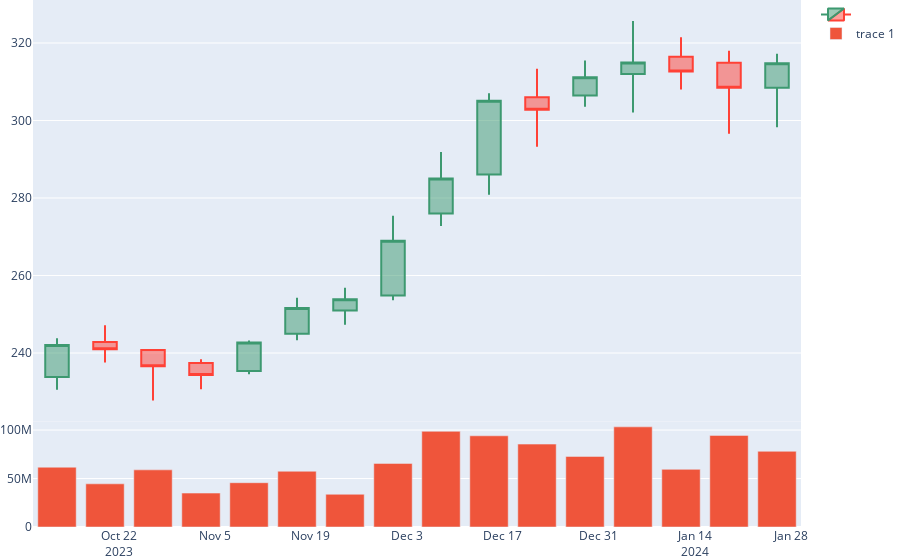

The cell this chart's notebook holds for it:
### Code cell
from plotly.subplots import make_subplots
fig = make_subplots(rows=2, cols=1, row_heights=[0.8,0.2], shared_xaxes=True, vertical_spacing=0)

fig.add_trace(go.Candlestick(x=dfw.index,open=dfw['Open'],high=dfw['High'],low=dfw['Low'],close=dfw['Close'],
                                            name=''), row=1, col=1)

fig.add_trace(go.Bar(x=dfw.index, y=dfw['Volume']), row=2, col=1)

for i in final_case.index.tolist():
    fig.add_shape(
            x0=i, x1=i, y0=0, y1=1, xref='x', yref='paper',
            line_width=0.5)
    
fig.update_xaxes(
    visible=True,
    rangeslider={'visible':False},
    showspikes=False, spikemode='across', spikesnap='cursor',
    showgrid=False, zeroline=True, gridwidth=1, gridcolor='#3E464E', zerolinewidth=3, zerolinecolor='#3E464E'
)
fig.update_layout(
    margin={'l':0, 'b':0, 't':0}
)

fig.show()

### Figure 1 — Plotly figure (JSON) as saved in the notebook; plotly's stock layout.template omitted (floating-point values rounded to 4 significant figures)
{"data": [{"close": [242.1, 241, 236.6, 234.4, 242.8, 251.6, 253.9, 269.0, 285.0, 305.1, 302.8, 311.1, 315.0, 312.6, 308.5, 314.8], "high": [243.8, 247.2, 240.9, 238.4, 243.2, 254.2, 256.9, 275.5, 291.9, 307, 313.4, 315.5, 325.6, 321.5, 318, 317.2], "low": [230.5, 237.6, 227.8, 230.6, 234.6, 243.3, 247.3, 253.6, 272.8, 280.9, 293.2, 303.5, 302.0, 308, 296.5, 298.2], "name": "", "open": [233.9, 242.9, 240.8, 237.4, 235.4, 244.9, 251, 254.9, 276, 286.0, 306, 306.5, 312, 316.5, 314.9, 308.5], "type": "candlestick", "x": ["2023-10-13T00:00:00", "2023-10-20T00:00:00", "2023-10-27T00:00:00", "2023-11-03T00:00:00", "2023-11-10T00:00:00", "2023-11-17T00:00:00", "2023-11-24T00:00:00", "2023-12-01T00:00:00", "2023-12-08T00:00:00", "2023-12-15T00:00:00", "2023-12-22T00:00:00", "2023-12-29T00:00:00", "2024-01-05T00:00:00", "2024-01-12T00:00:00", "2024-01-19T00:00:00", "2024-01-26T00:00:00"], "xaxis": "x", "yaxis": "y"}, {"type": "bar", "x": ["2023-10-13T00:00:00", "2023-10-20T00:00:00", "2023-10-27T00:00:00", "2023-11-03T00:00:00", "2023-11-10T00:00:00", "2023-11-17T00:00:00", "2023-11-24T00:00:00", "2023-12-01T00:00:00", "2023-12-08T00:00:00", "2023-12-15T00:00:00", "2023-12-22T00:00:00", "2023-12-29T00:00:00", "2024-01-05T00:00:00", "2024-01-12T00:00:00", "2024-01-19T00:00:00", "2024-01-26T00:00:00"], "xaxis": "x2", "y": [61688850, 44534608, 58937558, 34996841, 45695671, 57522689, 33760587, 65597941, 98711766, 94086229, 85531636, 72822717, 103304908, 59478927, 94504151, 78099812], "yaxis": "y2"}], "layout": {"margin": {"b": 0, "l": 0, "t": 0}, "xaxis": {"anchor": "y", "domain": [0, 1], "gridcolor": "#3E464E", "gridwidth": 1, "matches": "x2", "rangeslider": {"visible": false}, "showgrid": false, "showspikes": false, "showticklabels": false, "spikemode": "across", "spikesnap": "cursor", "visible": true, "zeroline": true, "zerolinecolor": "#3E464E", "zerolinewidth": 3}, "xaxis2": {"anchor": "y2", "domain": [0, 1], "gridcolor": "#3E464E", "gridwidth": 1, "rangeslider": {"visible": false}, "showgrid": false, "showspikes": false, "spikemode": "across", "spikesnap": "cursor", "visible": true, "zeroline": true, "zerolinecolor": "#3E464E", "zerolinewidth": 3}, "yaxis": {"anchor": "x", "domain": [0.2, 1]}, "yaxis2": {"anchor": "x2", "domain": [0, 0.2]}}}
